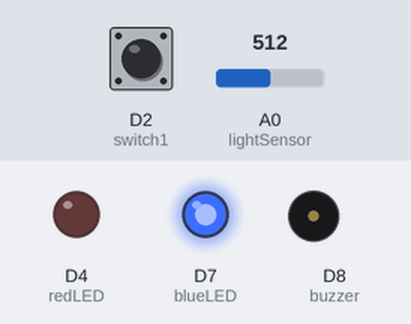
A sketch run on a simulated ESP8266 (NodeMCU). Shown: output pins drawn as LEDs (lit = HIGH), buzzer (waves = sounding). The test bench sets the inputs (shaded band); at power-on: D2 (switch1) HIGH, A0 (lightSensor) = 512. WiFi joins after 1.5 s; servers stay silent unless stated.

Above: at 1.2 s.
1.3 s: D2 (switch1) pulled LOW for 0.15 s
At 2.1 s:
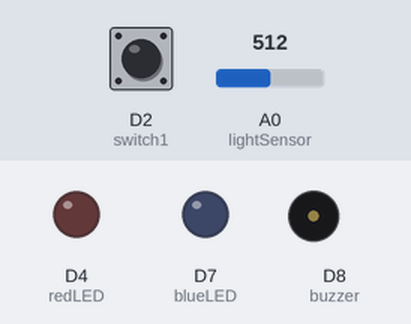
Timing chart, 0 to 10.3 s (numbered marks = the images above; inputs shaded):
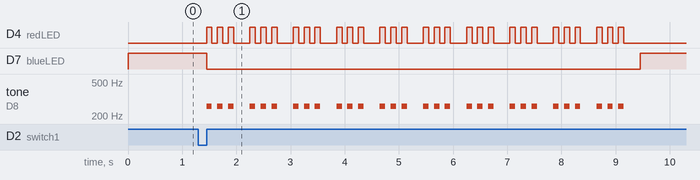

The sketch:

projectTest1.ino
```cpp
#include "FirebaseESP8266.h" // 반드시 파이어베이스 라이브러리를 먼저 추가해야 합니다.
#include <ESP8266WiFi.h>

#define FIREBASE_HOST "my-iot-1-14c79-default-rtdb.firebaseio.com"
#define FIREBASE_AUTH "c8Gi4AnVGqTfNR0pt6myY1zo2EPFo4qs9o289HyY"
#define WIFI_SSID "iot" // 연결 가능한 wifi의 ssid
#define WIFI_PASSWORD "15151515" // wifi 비밀번호

#define redLED D4
#define blueLED D7
#define lightSensor A0
#define buzzer D8
#define switch1 D2
#define switch2 D3

FirebaseData firebaseData;
FirebaseJson json;

void printResult(FirebaseData &data);

void setup() {

  Serial.begin(9600);
  WiFi.begin(WIFI_SSID, WIFI_PASSWORD);
  pinMode(redLED, OUTPUT);
  pinMode(blueLED, OUTPUT);
  pinMode(buzzer, OUTPUT);
  pinMode(switch1, INPUT);
  pinMode(switch2, INPUT);
  Firebase.begin(FIREBASE_HOST, FIREBASE_AUTH);
  Firebase.reconnectWiFi(true);

  firebaseData.setBSSLBufferSize(1024, 1024);
  firebaseData.setResponseSize(1024);
  Firebase.setReadTimeout(firebaseData, 1000 * 60);
  Firebase.setwriteSizeLimit(firebaseData, "tiny");
}

void alert(){
  int repeatNum = 10;
  for(int j = 0; j < repeatNum; j++){
    for(int i = 0; i < 3; i++){
      digitalWrite(redLED, HIGH);
      tone(buzzer, 261);
      delay(100);
      digitalWrite(redLED, LOW);
      tone(buzzer, 0);
      delay(100);
    }
    delay(200);
  }
}

void alertNoBuzzer(){
  int repeatNum = 10;
  for(int j = 0; j < repeatNum; j++){
    for(int i = 0; i < 3; i++){
      digitalWrite(redLED, HIGH);
      delay(100);
      digitalWrite(redLED, LOW);
      delay(100);
    }
    delay(200);
  }
}

void loop() {
  digitalWrite(blueLED, HIGH);
  digitalWrite(redLED, LOW);
  int light = analogRead(lightSensor);
  int readSwitch = digitalRead(switch1);

  if(light <= 800){ //밝다 파랑색 켜짐
    //if 벌레 감지 == 스위치
    if(readSwitch == LOW){
      //핸드폰 알림
      Firebase.setString(firebaseData, "BUG", "ON");
      digitalWrite(blueLED, LOW);
      //빨간 LED 알림 + buzzer + 파랑색 꺼짐
      alert();
    }
  }
  else { //어둡다
    //if 벌레 감지 == 스위치
    if(readSwitch == LOW){
      Firebase.setString(firebaseData, "BUG", "ON");
      //빨간색 깜빡 3번 + 파랑색 꺼짐
      digitalWrite(blueLED, LOW);
      alertNoBuzzer();
    }
  }
}
```

Measured:
- after the input at 1.3 s, D4 (redLED): LOW → HIGH after 0.15 s, then repeats every 0.80 s: 2 × (LOW 0.10 s, HIGH 0.10 s), LOW 0.30 s, HIGH 0.10 s; D7 (blueLED): HIGH → LOW after 0.15 s, → HIGH 8.0 s later; tone on D8 (buzzer): silent → 261 Hz after 0.15 s, then repeats every 0.80 s: 2 × (silent 0.10 s, 261 Hz 0.10 s), silent 0.30 s, 261 Hz 0.10 s
